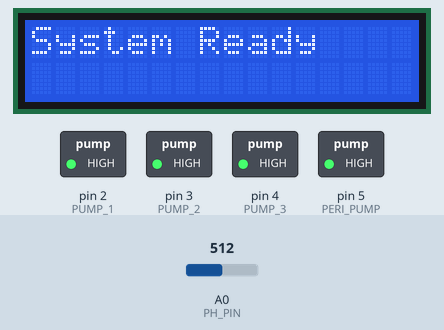
Recording of a sketch running on a simulated Arduino Uno, built with avr-gcc and run on an emulated ATmega328P. Shown: 16×2 character LCD, switched loads named in the sketch (green lamp = pin HIGH). The test bench sets the inputs (shaded band); at power-on: A0 (PH_PIN) = 512. What the sketch prints to the serial monitor is not drawn.

Above: at 0.1 s.
At 1.7 s:
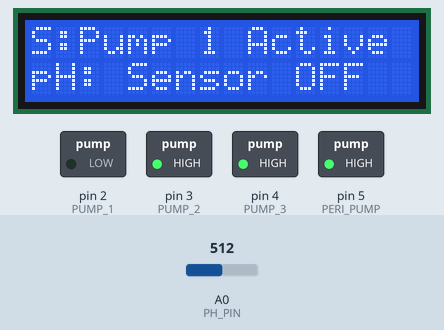
At 12.8 s:
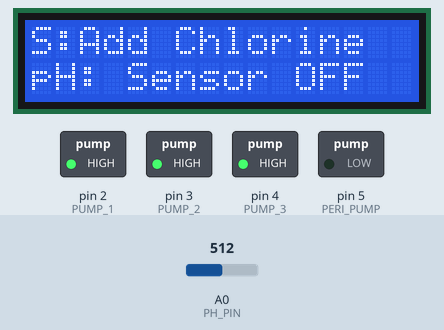
At 16.0 s:
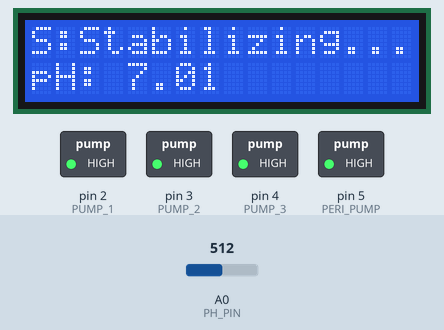
At 20.8 s:
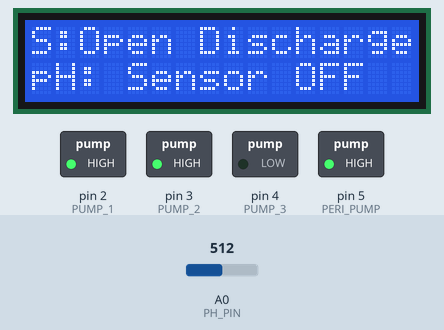
At 36.7 s:
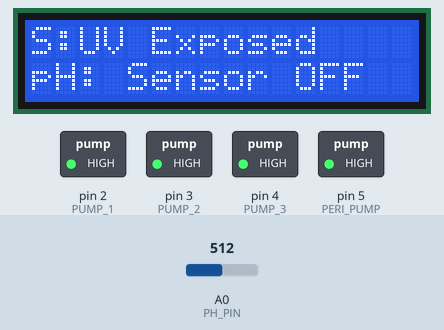
Timing chart, 0 to 38.2 s (numbered marks = the images above):
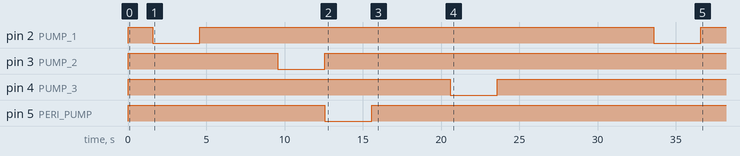

Measured:
- by itself, pin 2 (PUMP_1): alternates HIGH for 29.0 s and LOW for 3.0 s
- by itself, pin 3 (PUMP_2): HIGH → LOW at 9.6 s, → HIGH 3.0 s later
- by itself, pin 4 (PUMP_3): HIGH → LOW at 20.6 s, → HIGH 3.0 s later
- by itself, pin 5 (PERI_PUMP): HIGH → LOW at 12.6 s, → HIGH 3.0 s later
- what the display in image 1 shows lasts 3.2 s, from 1.6 s to 4.8 s
- what the display in image 3 shows lasts 4.8 s, from 15.9 s to 20.7 s

The sketch:

Project_Joanna.ino
```cpp
#include <Wire.h>
#include <LiquidCrystal_I2C.h>

// --- PIN DEFINITIONS ---
#define PUMP_1 2
#define PUMP_2 3
#define PUMP_3 4
#define PERI_PUMP 5
#define PH_PIN A0

// ==========================================
//    TIMING CONFIGURATION (Milliseconds)
//    Adjust these values to change durations
// ==========================================
const unsigned long T_PUMP_1     = 3000;  // Duration for Pump 1
const unsigned long T_UV_EXPOSE  = 5000;  // Duration for UV Exposure
const unsigned long T_PUMP_2     = 3000;  // Duration for Pump 2
const unsigned long T_PERI_PUMP  = 3000;  // Duration for Chlorine Pump
const unsigned long T_STABILIZE  = 5000;  // Delay for pH stabilization
const unsigned long T_PUMP_3     = 3000;  // Duration for Discharge Pump
const unsigned long T_COOLDOWN   = 10000; // Delay before restarting cycle
// ==========================================

LiquidCrystal_I2C lcd(0x27, 16, 2);

unsigned long previousMillis = 0;
int currentState = 0;
float currentPH = 0.0;
bool sensorActive = false;
String currentStatus = "Initializing";

void setup() {
  Serial.begin(9600);
  Serial.println("--- System Online ---");

  int pins[] = {PUMP_1, PUMP_2, PUMP_3, PERI_PUMP};
  for(int i=0; i<4; i++) {
    pinMode(pins[i], OUTPUT);
    digitalWrite(pins[i], HIGH); // Relays OFF (Active LOW)
  }

  lcd.init();
  lcd.backlight();
  lcd.clear();
  lcd.setCursor(0, 0);
  lcd.print("System Ready");

  delay(1500);
  previousMillis = millis();
}

void loop() {
  if (sensorActive) {
    readPH();
  }
  runStateMachine();
  updateDisplayAndSerial();
}

void readPH() {
  int raw = analogRead(PH_PIN);
  currentPH = raw * (14.0 / 1023.0);
}

void runStateMachine() {
  unsigned long currentMillis = millis();

  switch (currentState) {
    case 0: // Pump 1
      currentStatus = "Pump 1 Active";
      sensorActive = false;
      digitalWrite(PUMP_1, LOW);
      if (currentMillis - previousMillis >= T_PUMP_1) { // <--- Adjusted
        digitalWrite(PUMP_1, HIGH);
        prepareNextState(currentMillis, 1);
      }
      break;

    case 1: // UV Exposure
      currentStatus = "UV Exposed";
      if (currentMillis - previousMillis >= T_UV_EXPOSE) { // <--- Adjusted
        prepareNextState(currentMillis, 2);
      }
      break;

    case 2: // Pump 2
      currentStatus = "Pump 2 Active";
      digitalWrite(PUMP_2, LOW);
      if (currentMillis - previousMillis >= T_PUMP_2) { // <--- Adjusted
        digitalWrite(PUMP_2, HIGH);
        prepareNextState(currentMillis, 3);
      }
      break;

    case 3: // Chlorine (Peri Pump)
      currentStatus = "Add Chlorine";
      digitalWrite(PERI_PUMP, LOW);
      if (currentMillis - previousMillis >= T_PERI_PUMP) { // <--- Adjusted
        digitalWrite(PERI_PUMP, HIGH);
        sensorActive = true;
        prepareNextState(currentMillis, 4);
      }
      break;

    case 4: // Stabilization Delay
      currentStatus = "Stabilizing...";
      if (currentMillis - previousMillis >= T_STABILIZE) { // <--- Adjusted
        prepareNextState(currentMillis, 5);
      }
      break;

    case 5: // Monitoring Phase
      currentStatus = "Monitoring pH";
      if (currentPH >= 6.5 && currentPH <= 7.5) {
        sensorActive = false;
        prepareNextState(currentMillis, 6);
      }
      break;

    case 6: // Pump 3 (Discharge)
      currentStatus = "Open Discharge";
      digitalWrite(PUMP_3, LOW);
      if (currentMillis - previousMillis >= T_PUMP_3) { // <--- Adjusted
        digitalWrite(PUMP_3, HIGH);
        prepareNextState(currentMillis, 7);
      }
      break;

    case 7: // Cooldown
      currentStatus = "Cycle Cooldown";
      if (currentMillis - previousMillis >= T_COOLDOWN) { // <--- Adjusted
        resetCycle(currentMillis);
      }
      break;
  }
}

void prepareNextState(unsigned long now, int next) {
  previousMillis = now;
  currentState = next;
}

void resetCycle(unsigned long now) {
  previousMillis = now;
  currentState = 0;
  sensorActive = false;
  Serial.println("--- LOG: Sequence Restarted ---");
}

void updateDisplayAndSerial() {
  static unsigned long lastUpdate = 0;
  if (millis() - lastUpdate > 500) {

    char line0[17];
    char line1[17];
    snprintf(line0, sizeof(line0), "S:%-14s", currentStatus.c_str());

    Serial.print("S: "); Serial.print(currentStatus);

    if (sensorActive) {
      String phStr = "pH: " + String(currentPH, 2);
      if (currentState == 5) {
        snprintf(line1, sizeof(line1), "%-9s WAIT ", phStr.c_str());
      } else {
        snprintf(line1, sizeof(line1), "%-16s", phStr.c_str());
      }
      Serial.print(" | pH: "); Serial.println(currentPH, 2);
    } else {
      snprintf(line1, sizeof(line1), "pH: Sensor OFF ");
      Serial.println(" | pH: Sensor OFF");
    }

    lcd.setCursor(0, 0);
    lcd.print(line0);
    lcd.setCursor(0, 1);
    lcd.print(line1);

    lastUpdate = millis();
  }
}
```
